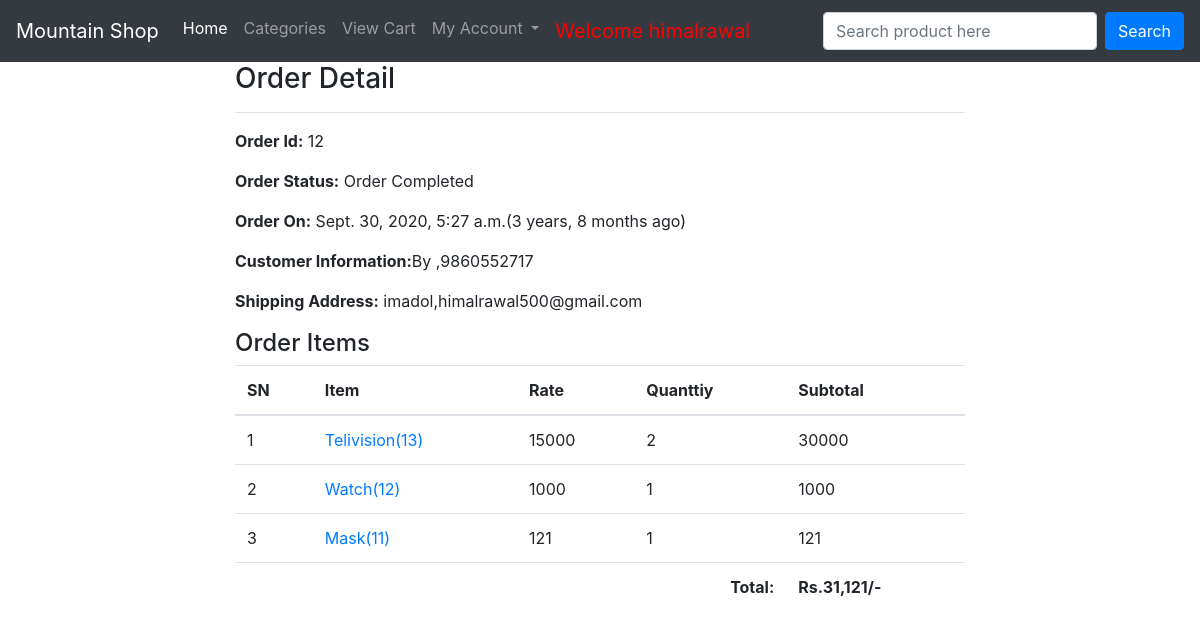
Page /profile/order-12/ (signed in) on the committed database.
### ecomapp/models.py (models this page shows, shortened)
class Order(models.Model):
    cart=models.OneToOneField(Cart,on_delete=models.CASCADE)
    ordered_by=models.CharField(max_length=200)
    shipping_address=models.CharField(max_length=200)
    mobile=models.CharField(max_length=10)
    email=models.EmailField(null=True,blank=True)
    subtotal=models.PositiveIntegerField()
    discount=models.PositiveIntegerField()
    total=models.PositiveIntegerField()
    order_status=models.CharField(max_length=50,choices=ORDER_STATUS)
    created_at=models.DateTimeField(auto_now_add=True)
    payment_method=models.CharField(max_length=20,choices=METHOD,default="Cash On Delivery")
    payment_completed=models.BooleanField(default=False,null=True,blank=True)

class CartProduct(models.Model):
    cart=models.ForeignKey(Cart,on_delete=models.CASCADE)
    product=models.ForeignKey(Product,on_delete=models.CASCADE)
    rate=models.PositiveIntegerField()
    quantity=models.PositiveIntegerField()
    subtotal=models.PositiveIntegerField()

class Product(models.Model):
    title=models.CharField(max_length=200)
    slug=models.SlugField(unique=True)
    category=models.ForeignKey(Category,on_delete=models.CASCADE)
    image = models.ImageField(upload_to='products')
    marked_price =models.PositiveIntegerField()
    selling_price=models.PositiveIntegerField()
    description=models.TextField()
    warranty=models.CharField(max_length=300,null=True,blank=True)
    return_policy=models.CharField(max_length=300,null=True,blank=True)
    var_count=models.PositiveIntegerField(default=0)

### ecomapp/views.py (the view)
# urls.py: path('profile/order-<int:pk>/',CustomerOrderDetailView.as_view(),name='customerorderdetail'),
class CustomerOrderDetailView(DetailView):
    template_name='customerorderdetail.html'
    model=Order
    context_object_name='ord_obj'
    def dispatch(self,request,*args,**kwargs):
        if request.user.is_authenticated and Customer.objects.filter(user=request.user).exists():
            order_id=self.kwargs['pk']
            order=Order.objects.get(id=order_id)
            if request.user.customer != order.cart.customer:
                return redirect('/profile/')
        else:
            return redirect('/login/?next=/profile/')
        return super().dispatch(request,*args,**kwargs)

### templates/customerorderdetail.html (shortened to what this page needs)
{% extends 'base.html'%}
{% load humanize %}
{%block content%}
<div class="container">
    <div class="row">
        <div class="col-md-8 mx-auto">
            <h3>Order Detail</h3><hr>
            <p><span class="font-weight-bold">Order Id:</span> {{ord_obj.id}}</p>
            <p><span class="font-weight-bold">Order Status:</span> {{ord_obj.order_status}}</p>
            <p><span class="font-weight-bold">Order On:</span> {{ord_obj.created_at}}({{ord_obj.created_at|timesince}} ago)</p>
            <p><span class="font-weight-bold">Customer Information:</span>By {{ord_obj.order_by}},{{ord_obj.mobile}}</p>
            <p><span class="font-weight-bold">Shipping Address:</span> {{ord_obj.shipping_address}},{{ord_obj.email}}</p>
            <h4>Order Items</h4>
            <table class="table">
                <thead>
                    <tr>
                        <th>SN</th>
                        <th>Item</th>
                        <th>Rate</th>
                        <th>Quanttiy</th>
                        <th>Subtotal</th>
                    </tr>
                </thead>
                <tbody>
                    {%for cp in ord_obj.cart.cartproduct_set.all%}
                    <tr>
                        <td>{{forloop.counter}}</td>
                        <td><a target='_blank' href="{% url 'ecomapp:productdetail' cp.product.slug%}">{{cp.product.title}}({{cp.product.id}})</a></td>
                        <td>{{cp.rate}}</td>
                        <td>{{cp.quantity}}</td>
                        <td>{{cp.subtotal}}</td>
                    </tr>
                    {%endfor%}
                    <tr>
                        <th colspan="4" class="text-right">Total:</th>
                        <th>Rs.{{ord_obj.total|intcomma}}/-</th>
                    </tr>
                </tbody>
            </table>
        </div>
    </div>
</div>
{%endblock%}

### templates/base.html (shortened to what this page needs)
<!DOCTYPE html>
<html lang="en">
<head>
    <link rel="stylesheet" href="https://stackpath.bootstrapcdn.com/bootstrap/4.5.2/css/bootstrap.min.css">
</head>
<body>
    <nav class="navbar navbar-expand-lg navbar-dark bg-dark">
        <a class="navbar-brand" href="{% url 'ecomapp:home'%}">Mountain Shop </a>
        <div class="collapse navbar-collapse" id="navbarSupportedContent">
          <ul class="navbar-nav mr-auto">
            <li class="nav-item active">
              <a class="nav-link" href="{% url 'ecomapp:home'%}">Home <span class="sr-only">(current)</span></a>
            </li>
            <li class="nav-item">
              <a class="nav-link" href="{% url 'ecomapp:allproducts'%}">Categories</a>
            </li>
            <li class="nav-item">
                <a class="nav-link" href="{% url 'ecomapp:mycart'%}">View Cart</a>
              </li>
            <li class="nav-item dropdown">
              <a class="nav-link dropdown-toggle" href="#" id="navbarDropdown" role="button" data-toggle="dropdown" aria-haspopup="true" aria-expanded="false">
                My Account
              </a>
            </li>
            {%if request.user.customer%}
            <li class="nav-item">
              <a class="nav-link" style="color: red;font-size:20px">Welcome {{request.user.username}}</a>
            </li>
            {%endif%}
          </ul>
          <form class="form-inline my-2 my-lg-0" action="/search/" method="GET" >
            <input name='keyword' class="form-control mr-sm-2" type="search" placeholder="Search product here" aria-label="Search" required>
            <button class="btn btn-primary my-2 my-sm-0" type="submit">Search</button>
          </form>
        </div>
      </nav>
    {% block content%}
    {%endblock%}
</body>
</html>

### rows in the picture
Order: id "12", order_status "Order Completed", created_at "Sept. 30, 2020, 5:27 a.m.", created_at "3 years, 8 months", mobile "9860552717", shipping_address "imadol", email "himalrawal500@gmail.com", total "31,121"
CartProduct: product "Telivision", product.id "13", rate "15000", quantity "2", subtotal "30000"
CartProduct: product "Watch", product.id "12", rate "1000", quantity "1", subtotal "1000"
CartProduct: product "Mask", product.id "11", rate "121", quantity "1", subtotal "121"

### other values in the picture
{{ request.user.username }} "himalrawal"
